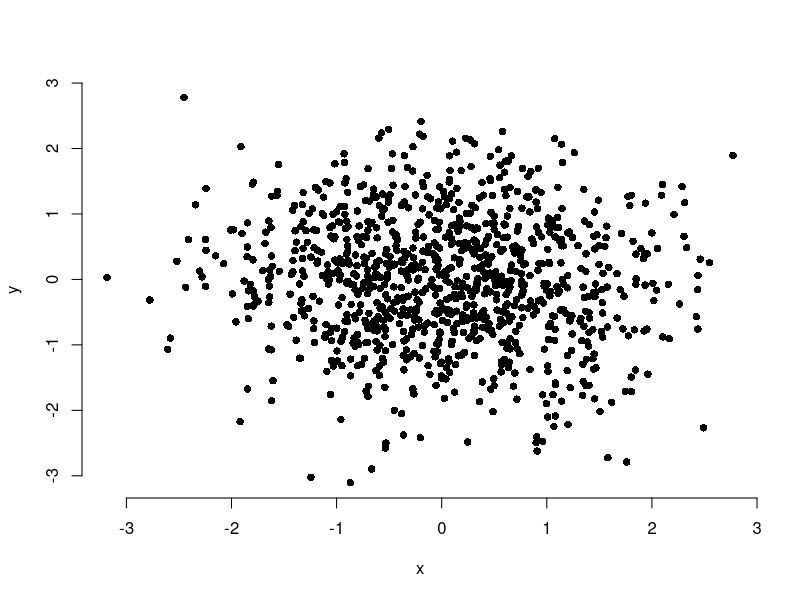
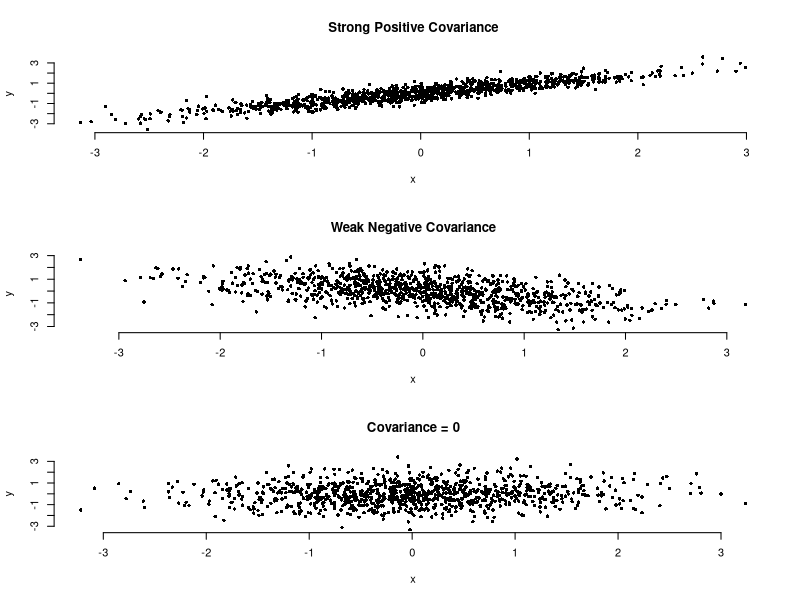
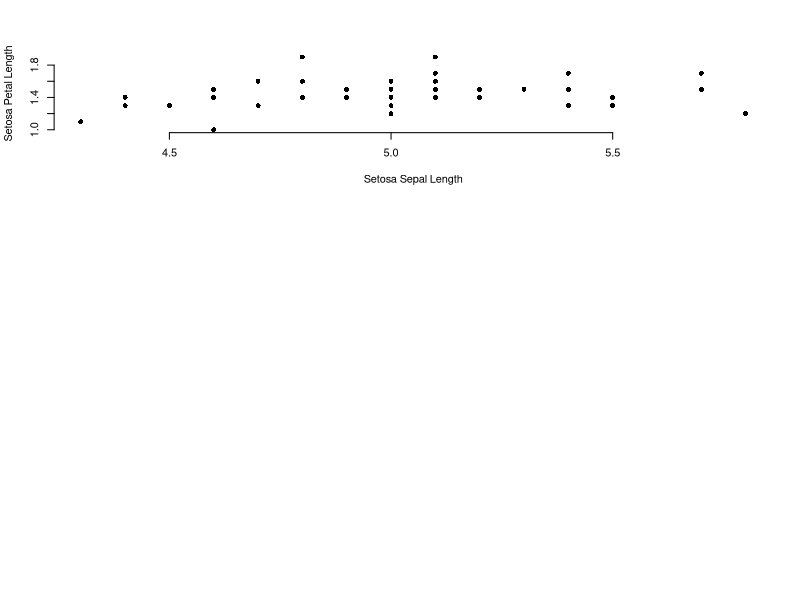
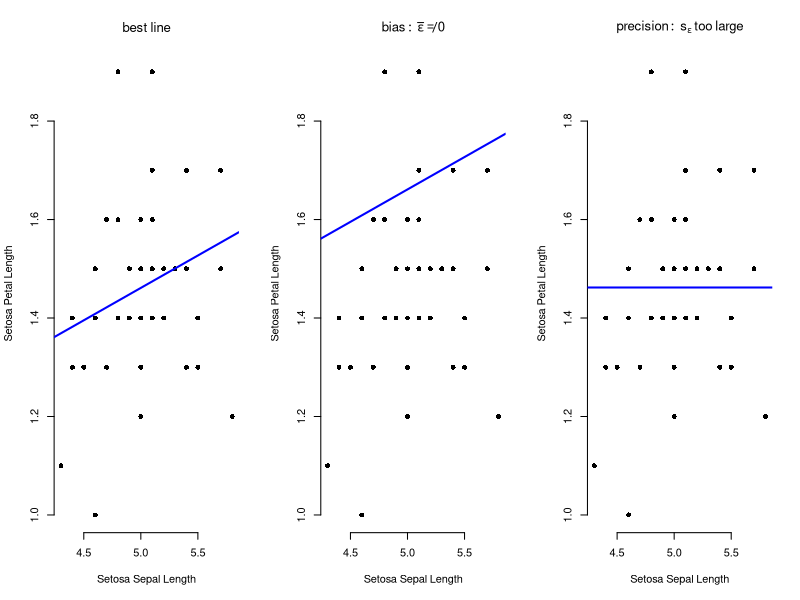
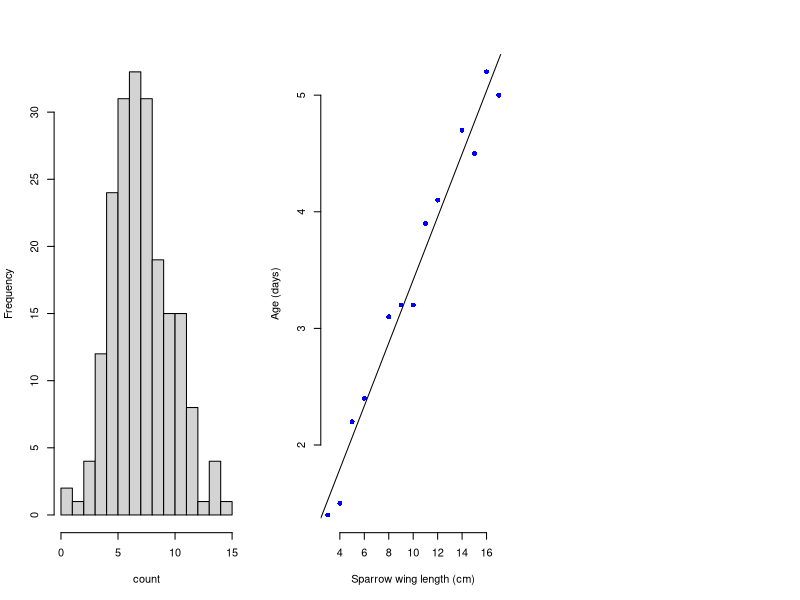
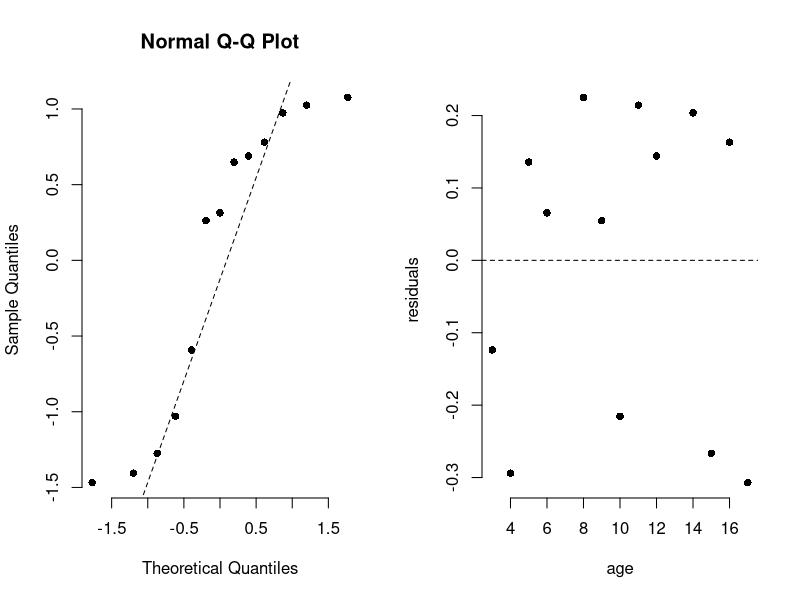
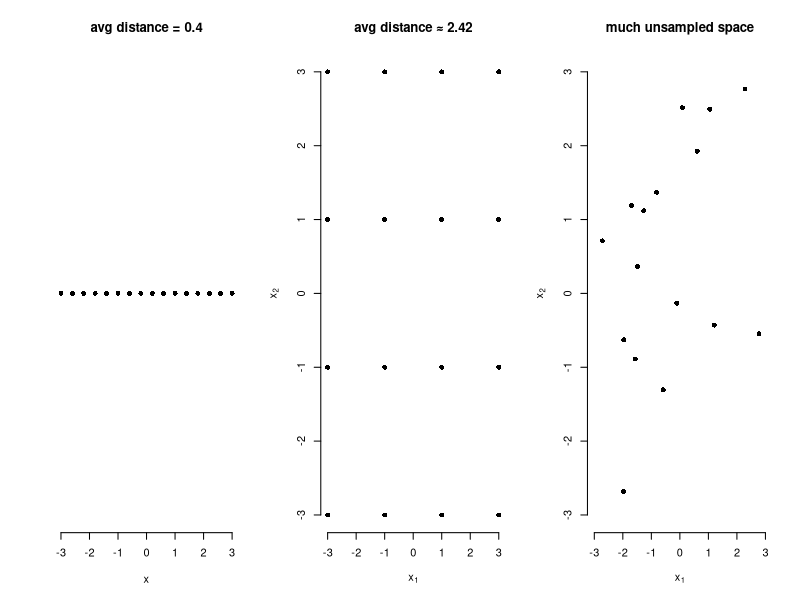

Generate these figures, in order, with R:
## ---- chunk 1
## r code goes in to chunks, delimited like this. you can add one with the "Insert" menu
## This setup chunk should be used for defining the document defaults
## here, we set the default figure size, the comment character, and the type
## of graphics to use
knitr::opts_chunk$set(fig.width=5.5, fig.height=5.5, collapse = TRUE, comment = "##", dev="png")

## this chunk us also a cood place to load any librarys you want
## and to store constants in the R environment
## here I save a set of 8 colours for figures
library(RColorBrewer)
cols = brewer.pal(8, "Set1")

## These two packages make table display nicer; you can omit them if you don't want
## to use tables
library(knitr)
library(kableExtra)
## ---- chunk 2
x = rnorm(1000)
y = rnorm(1000) ## these variables are independent

plot(x, y, pch=16, bty='n')
## ---- chunk 3
library(mvtnorm)
sig1 = matrix(c(1, 0.9, 0.9, 1), ncol=2)
sig2 = matrix(c(1, -0.5, -0.5, 1), ncol=2)
sig3 = matrix(c(1, 0, 0, 1), ncol=2)
xx1 = rmvnorm(1000, sigma = sig1)
xx2 = rmvnorm(1000, sigma = sig2)
xx3 = rmvnorm(1000, sigma = sig3)

par(mfrow = c(3, 1))
plot(xx1[,1], xx1[,2], pch=16, cex=0.7, bty='n', xlab='x', ylab='y', main = "Strong Positive Covariance")
plot(xx2[,1], xx2[,2], pch=16, cex=0.7, bty='n', xlab='x', ylab='y', main = "Weak Negative Covariance")
plot(xx3[,1], xx3[,2], pch=16, cex=0.7, bty='n', xlab='x', ylab='y', main = "Covariance = 0")
## ---- chunk 4
data(iris)
iris_set = subset(iris, Species == "setosa")
n = nrow(iris_set)
r = cor(iris_set$Sepal.Length, iris_set$Petal.Length)
r
s_r = sqrt((1-r^2)/(n-2))
s_r
t_val = r/s_r
t_val
2 * pt(t_val, n-2, lower.tail = FALSE) ## two-sided test
## ---- chunk 5
plot(iris_set$Sepal.Length, iris_set$Petal.Length, pch=16, xlab = "Setosa Sepal Length", 
     ylab = "Setosa Petal Length", bty='n')
## ---- chunk 6
## Equivalent built-in test
with(iris_set, cor.test(Sepal.Length, Petal.Length, alternative = "two.sided"))
## ---- chunk 7
pars = coef(lm(Petal.Length ~ Sepal.Length, data = iris_set))

par(mfrow = c(1, 3))
plot(iris_set$Sepal.Length, iris_set$Petal.Length, pch=16, 
     xlab = "Setosa Sepal Length", 
     ylab = "Setosa Petal Length", bty='n', main = expression(best~line))
abline(a = pars[1], b = pars[2], col='blue', lwd=2)

plot(iris_set$Sepal.Length, iris_set$Petal.Length, pch=16, 
     xlab = "Setosa Sepal Length", 
     ylab = "Setosa Petal Length", bty='n', 
     main = expression(bias:~bar(epsilon) != 0))
abline(a = pars[1] + 0.2, b = pars[2], col='blue', lwd=2)

plot(iris_set$Sepal.Length, iris_set$Petal.Length, pch=16, 
     xlab = "Setosa Sepal Length", 
     ylab = "Setosa Petal Length", bty='n', 
     main = expression(precision:~s[epsilon]~too~large))
abline(a =mean(iris_set$Petal.Length), b = 0, col='blue', lwd=2)

## ---- chunk 8
set.seed(123)
y = rpois(200, 7.5)
c(
  mean(log(y)),
  log(mean(y)))
y = c(y, 0)
c(
  mean(log(y)),
  log(mean(y)))

## ---- chunk 9
hist(y, xlab="count", main="", breaks=0:max(y))
## ---- chunk 10
## Data on sparrow wing lengths from Zar (1984)
dat = data.frame(age = c(3:6, 8:12, 14:17), 
        wing_length = c(1.4, 1.5, 2.2, 2.4, 3.1, 3.2, 3.2, 3.9, 4.1, 4.7, 4.5, 5.2, 5.0))
mod = lm(wing_length ~ age, data = dat)
summary(mod)
confint(mod)

## ---- chunk 11
plot(wing_length ~ age, data = dat, pch=16, col="blue", bty='n',
     xlab= "Sparrow wing length (cm)", ylab = "Age (days)")
abline(mod)
## ---- chunk 12
par(mfrow=c(1, 2), bty='n')

## scale(residuals) produces **standardized** residuals
qqnorm(scale(residuals(mod)), pch=16)
qqline(scale(residuals(mod)), lty=2)
plot(dat$age, residuals(mod), xlab = "age", ylab = "residuals", pch=16)
abline(h = 0, lty=2)

## also try
## plot(mod)
## ---- chunk 13
tab = data.frame(" " = c("intercept", "age"), estimate = c(0.71, 0.27), 
                 s = c(0.15, 0.013), "95\\% CI" = c("0.39, 1.03", "0.24, 0.30"))
kable(tab, col.names = c("", "estimate", "st. error", "95% CI"),
      caption = "Table 1. Parameter estimates for regression of wing length on age")

## ---- chunk 14

par(mfrow = c(1,3))
n = 16
x = seq(-3, 3, length.out=n)
plot(x, rep(0, n), yaxt='n', pch = 16, bty='n', ylab = "",
     main = paste("avg distance =", round(x[2]-x[1], 2)))

x1 = x2 = seq(-3, 3, length.out=sqrt(n))
dat = expand.grid(x1, x2)

plot(dat$Var1, dat$Var2, pch = 16, bty='n', 
     main = "avg distance ≈ 2.42", xlab=expression(x[1]), 
     ylab=expression(x[2]))

plot(runif(16, -3, 3), runif(16, -3, 3), pch = 16, bty='n', 
     main = "much unsampled space", xlab=expression(x[1]), 
     ylab=expression(x[2]), xlim=c(-3, 3), ylim=c(-3, 3))

## ---- chunk 15
set.seed(1515)
n_x = 20
n_obs = n_x*10
y = rnorm(n_obs)  ## random y-variable

## 20! random x-variables, no relationship to y
x = matrix(rnorm(n_obs*n_x), ncol=n_x)
dat = data.frame(cbind(y, x))
colnames(dat) = c("y", paste0('x', 1:n_x))

## y ~ . means use every remaining variable in the data frame
mod = lm(y ~ ., data = dat) 
summary(mod)
## ---- chunk 16
set.seed(1515)
n_x = 20
n_obs = n_x*2
y = rnorm(n_obs)  ## random y-variable

## 20! random x-variables, no relationship to y
x = matrix(rnorm(n_obs*n_x), ncol=n_x)
dat = data.frame(cbind(y, x))
colnames(dat) = c("y", paste0('x', 1:n_x))

## y ~ . means use every remaining variable in the data frame
mod = lm(y ~ ., data = dat) 
summary(mod)
